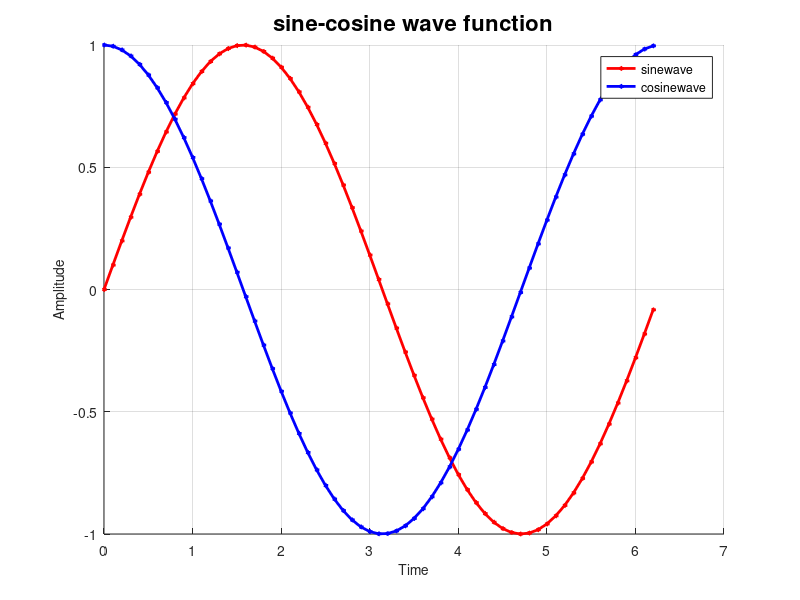

MATLAB code for this plot:
t=0:0.1:2*pi;
a=sin(t);
b=cos(t);
hold on
plot(t, a, 'r<-', 'MarkerSize', 2, 'LineWidth', 2)
plot(t, b, 'b<-', 'MarkerSize', 2, 'LineWidth', 2)
grid on
xlabel('Time', 'FontSize', 10)
ylabel('Amplitude', 'FontSize', 10)
title('sine-cosine wave function', 'FontSize', 16)
legend('sinewave', 'cosinewave', 'Location', 'best')
